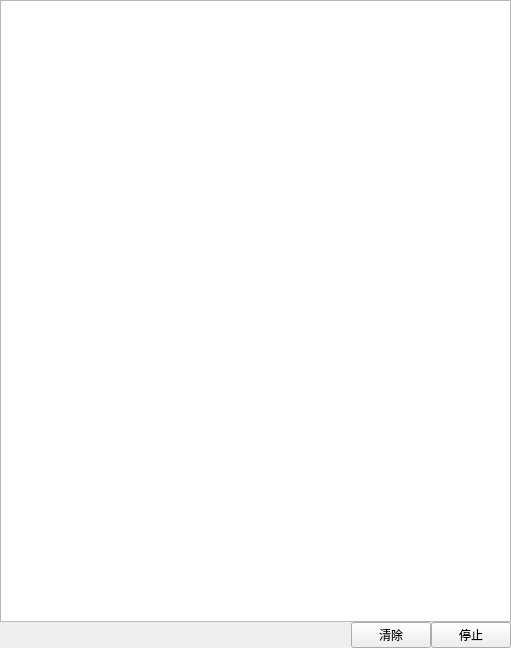
<?xml version="1.0" encoding="UTF-8"?>
<ui version="4.0">
 <class>OutputViewer</class>
 <widget class="QWidget" name="OutputViewer">
  <property name="geometry">
   <rect>
    <x>0</x>
    <y>0</y>
    <width>511</width>
    <height>648</height>
   </rect>
  </property>
  <property name="windowTitle">
   <string>Form</string>
  </property>
  <property name="layoutDirection">
   <enum>Qt::RightToLeft</enum>
  </property>
  <layout class="QVBoxLayout" name="verticalLayout">
   <property name="spacing">
    <number>0</number>
   </property>
   <property name="leftMargin">
    <number>0</number>
   </property>
   <property name="topMargin">
    <number>0</number>
   </property>
   <property name="rightMargin">
    <number>0</number>
   </property>
   <property name="bottomMargin">
    <number>0</number>
   </property>
   <item>
    <widget class="QTextEdit" name="te_outputviewer">
     <property name="lineWrapMode">
      <enum>QTextEdit::NoWrap</enum>
     </property>
    </widget>
   </item>
   <item>
    <widget class="QWidget" name="widget" native="true">
     <layout class="QHBoxLayout" name="horizontalLayout">
      <property name="spacing">
       <number>0</number>
      </property>
      <property name="leftMargin">
       <number>0</number>
      </property>
      <property name="topMargin">
       <number>0</number>
      </property>
      <property name="rightMargin">
       <number>0</number>
      </property>
      <property name="bottomMargin">
       <number>0</number>
      </property>
      <item>
       <widget class="QPushButton" name="pb_stop">
        <property name="text">
         <string>停止</string>
        </property>
       </widget>
      </item>
      <item>
       <widget class="QPushButton" name="pb_clear">
        <property name="sizePolicy">
         <sizepolicy hsizetype="Fixed" vsizetype="Fixed">
          <horstretch>0</horstretch>
          <verstretch>0</verstretch>
         </sizepolicy>
        </property>
        <property name="layoutDirection">
         <enum>Qt::RightToLeft</enum>
        </property>
        <property name="text">
         <string>清除</string>
        </property>
       </widget>
      </item>
      <item>
       <spacer name="horizontalSpacer">
        <property name="orientation">
         <enum>Qt::Horizontal</enum>
        </property>
        <property name="sizeHint" stdset="0">
         <size>
          <width>40</width>
          <height>20</height>
         </size>
        </property>
       </spacer>
      </item>
     </layout>
    </widget>
   </item>
  </layout>
 </widget>
 <resources/>
 <connections/>
</ui>
